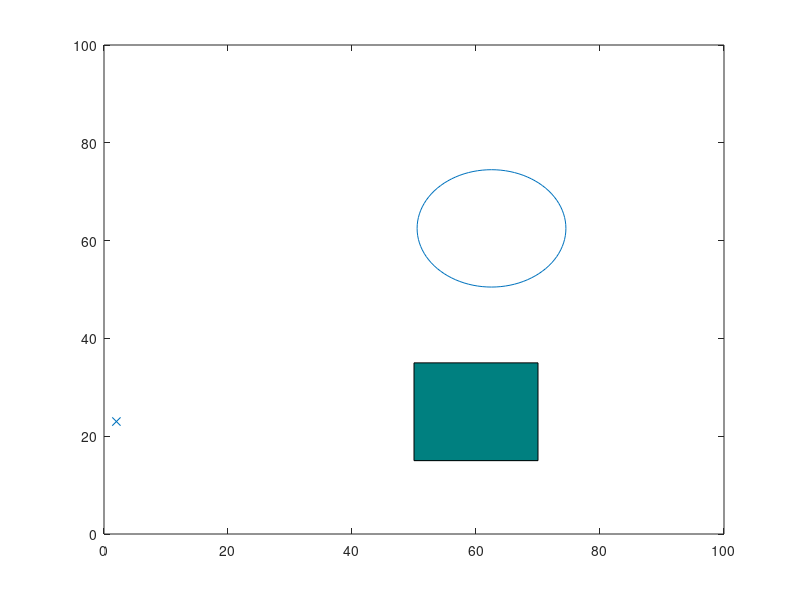

The MATLAB script that drew this image: (Note: this script raises an error after producing the figure.)
% Brief description of algorithm: 
% 1. Pick a random node q_rand.
% 2. Find the closest node q_near from explored nodes to branch out from, towards
%    q_rand.
% 3. Steer from q_near towards q_rand: interpolate if node is too far away, reach
%    q_new. Check that obstacle is not hit.
% 4. Update cost of reaching q_new from q_near, treat it as Cmin. For now,
%    q_near acts as the parent node of q_new.
% 5. From the list of 'visited' nodes, check for nearest neighbors with a 
%    given radius, insert in a list q_nearest.
% 6. In all members of q_nearest, check if q_new can be reached from a
%    different parent node with cost lower than Cmin, and without colliding
%    with the obstacle. Select the node that results in the least cost and 
%    update the parent of q_new.
% 7. Add q_new to node list.
% 8. Continue until maximum number of nodes is reached or goal is hit.

clearvars
close all
center_x = 62.5;
center_y = 62.5;
radius = 12;
th = 0:pi/50:2*pi;
xunit = radius * cos(th) + center_x;
yunit = radius * sin(th) + center_y;
plot(xunit, yunit);

x_max = 100;
y_max = 100;
obstacle = [50,15,20,20];
obstacle2 = [50,50,25,25];


EPS = 20;
numNodes = 1000;        

q_start.coord = [0 0];
q_start.cost = 0;
q_start.parent = 0;
q_goal.coord = [100 100];
q_goal.cost = [100 100];

nodes(1) = q_start;
figure(1)
axis([0 x_max 0 y_max])
rectangle('Position',obstacle,'FaceColor',[0 .5 .5])
% plot(xunit, yunit);
hold on

for i = 1:1:numNodes
    q_rand = [floor(rand(1)*x_max) floor(rand(1)*y_max)];
    plot(q_rand(1), q_rand(2), 'x', 'Color',  [0 0.4470 0.7410])
    
    % Break if goal node is already reached
    for j = 1:1:length(nodes)
        if nodes(j).coord == q_goal.coord
            break
        end
    end
    
    % Pick the closest node from existing list to branch out from
    ndist = [];
    for j = 1:1:length(nodes)
        n = nodes(j);
        tmp = dist(n.coord, q_rand);
        ndist = [ndist tmp];
    end
    [val, idx] = min(ndist);
    q_near = nodes(idx);
    
    q_new.coord = steer(q_rand, q_near.coord, val, EPS);
    if noCollision(q_rand, q_near.coord, obstacle)
        line([q_near.coord(1), q_new.coord(1)], [q_near.coord(2), q_new.coord(2)], 'Color', 'k', 'LineWidth', 2);
        drawnow
        hold on
        q_new.cost = dist(q_new.coord, q_near.coord) + q_near.cost;
        
        % Within a radius of r, find all existing nodes
        q_nearest = [];
        r = 60;
        neighbor_count = 1;
        for j = 1:1:length(nodes)
            if noCollision(nodes(j).coord, q_new.coord, obstacle) && dist(nodes(j).coord, q_new.coord) <= r
                q_nearest(neighbor_count).coord = nodes(j).coord;
                q_nearest(neighbor_count).cost = nodes(j).cost;
                neighbor_count = neighbor_count+1;
            end
        end
    
        
        % Initialize cost to currently known value
        q_min = q_near;
        C_min = q_new.cost;
        
        % Iterate through all nearest neighbors to find alternate lower
        % cost paths
        
        for k = 1:1:length(q_nearest)
            if noCollision(q_nearest(k).coord, q_new.coord, obstacle) && q_nearest(k).cost + dist(q_nearest(k).coord, q_new.coord) < C_min
                q_min = q_nearest(k);
                C_min = q_nearest(k).cost + dist(q_nearest(k).coord, q_new.coord);
                line([q_min.coord(1), q_new.coord(1)], [q_min.coord(2), q_new.coord(2)], 'Color', 'g');                
                hold on
            end
        end
        
        
        % Update parent to least cost-from node
        for j = 1:1:length(nodes)
            if nodes(j).coord == q_min.coord
                q_new.parent = j;
            end
        end
        
        % Append to nodes
        nodes = [nodes q_new];
    end
end


D = [];
for j = 1:1:length(nodes)
    tmpdist = dist(nodes(j).coord, q_goal.coord);
    D = [D tmpdist];
end

% Search backwards from goal to start to find the optimal least cost path
[val, idx] = min(D);
q_final = nodes(idx);
q_goal.parent = idx;
q_end = q_goal;
nodes = [nodes q_goal];
while q_end.parent ~= 0
    start = q_end.parent;
    line([q_end.coord(1), nodes(start).coord(1)], [q_end.coord(2), nodes(start).coord(2)], 'Color', 'r', 'LineWidth', 2);
    hold on
    q_end = nodes(start);
end
function nc = noCollision(n2, n1, o)
    A = [n1(1) n1(2)];
    B = [n2(1) n2(2)];
    obs = [o(1) o(2) o(1)+o(3) o(2)+o(4)];
    
    C1 = [obs(1),obs(2)];
    D1 = [obs(1),obs(4)];
    C2 = [obs(1),obs(2)];
    D2 = [obs(3),obs(2)];
    C3 = [obs(3),obs(4)];
    D3 = [obs(3),obs(2)];
    C4 = [obs(3),obs(4)];
    D4 = [obs(1),obs(4)];
    
    % Check if path from n1 to n2 intersects any of the four edges of the
    % obstacle
    
    ints1 = ccw(A,C1,D1) ~= ccw(B,C1,D1) && ccw(A,B,C1) ~= ccw(A,B,D1); 
    ints2 = ccw(A,C2,D2) ~= ccw(B,C2,D2) && ccw(A,B,C2) ~= ccw(A,B,D2);
    ints3 = ccw(A,C3,D3) ~= ccw(B,C3,D3) && ccw(A,B,C3) ~= ccw(A,B,D3);
    ints4 = ccw(A,C4,D4) ~= ccw(B,C4,D4) && ccw(A,B,C4) ~= ccw(A,B,D4);
    if ints1==0 && ints2==0 && ints3==0 && ints4==0
        nc = 1;
    else
        nc = 0;
    end
end
function A = steer(qr, qn, val, eps)
   qnew = [0 0];
   
   % Steer towards qn with maximum step size of eps
   if val >= eps
       qnew(1) = qn(1) + ((qr(1)-qn(1))*eps)/dist(qr,qn);
       qnew(2) = qn(2) + ((qr(2)-qn(2))*eps)/dist(qr,qn);
   else
       qnew(1) = qr(1);
       qnew(2) = qr(2);
   end   
   A = [qnew(1), qnew(2)];
end
function d = dist(q1,q2)
d = sqrt((q1(1)-q2(1))^2 + (q1(2)-q2(2))^2);
end
function val = ccw(A,B,C)
    val = (C(2)-A(2)) * (B(1)-A(1)) > (B(2)-A(2)) * (C(1)-A(1));
end
